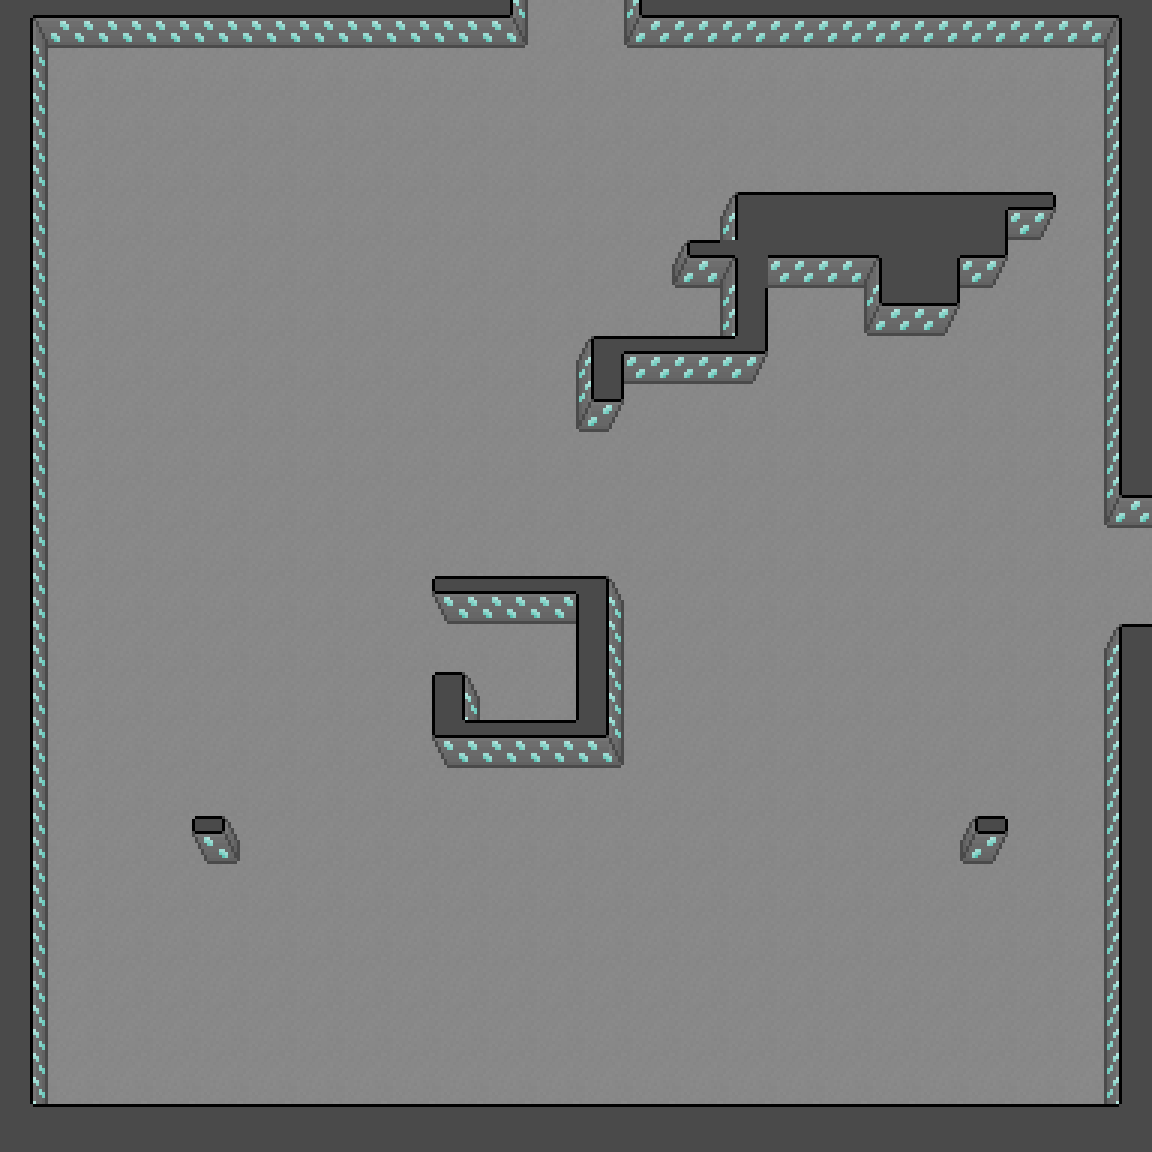

Rendered tile map (Tiled .tmx) drawn with the repository's tilesets; below, a short description and the full map source, tile grids included:
An orthogonal 24x24 tile map with 48x48 px tiles, 1 tile layer (Calque de Tuiles 1).

<map version="1.10" tiledversion="1.11.2" orientation="orthogonal" renderorder="right-up" width="24" height="24" tilewidth="48" tileheight="48" infinite="0" nextlayerid="2" nextobjectid="1">
 <tileset firstgid="1" source="tileset_city.tsx" />
 <layer id="1" name="Calque de Tuiles 1" width="24" height="24">
  <data encoding="csv">
35,64,64,64,64,64,64,64,64,64,65,1,1,27,28,28,28,28,28,28,28,28,28,36,
53,1,1,1,1,1,1,1,1,1,1,1,1,1,1,1,1,1,1,1,1,1,1,15,
53,1,1,1,1,1,1,1,1,1,1,1,1,1,1,1,1,1,1,1,1,1,1,15,
53,1,1,1,1,1,1,1,1,1,1,1,1,1,1,1,1,1,1,1,1,1,1,15,
53,1,1,1,1,1,1,1,1,1,1,1,1,1,1,3,4,4,4,4,9,33,1,15,
53,1,1,1,1,1,1,1,1,1,1,1,1,1,31,12,28,28,12,11,29,1,1,15,
53,1,1,1,1,1,1,1,1,1,1,1,1,1,1,18,1,1,19,29,1,1,1,15,
53,1,1,1,1,1,1,1,1,1,1,1,7,32,32,20,1,1,1,1,1,1,1,15,
53,1,1,1,1,1,1,1,1,1,1,1,30,1,1,1,1,1,1,1,1,1,1,15,
53,1,1,1,1,1,1,1,1,1,1,1,1,1,1,1,1,1,1,1,1,1,1,15,
53,1,1,1,1,1,1,1,1,1,1,1,1,1,1,1,1,1,1,1,1,1,1,27,
53,1,1,1,1,1,1,1,1,1,1,1,1,1,1,1,1,1,1,1,1,1,1,1,
53,1,1,1,1,1,1,1,1,43,44,44,56,1,1,1,1,1,1,1,1,1,1,1,
53,1,1,1,1,1,1,1,1,1,1,1,54,1,1,1,1,1,1,1,1,1,1,3,
53,1,1,1,1,1,1,1,1,42,1,1,54,1,1,1,1,1,1,1,1,1,1,15,
53,1,1,1,1,1,1,1,1,67,44,44,68,1,1,1,1,1,1,1,1,1,1,15,
53,1,1,1,1,1,1,1,1,1,1,1,1,1,1,1,1,1,1,1,1,1,1,15,
53,1,1,1,46,1,1,1,1,1,1,1,1,1,1,1,1,1,1,1,34,1,1,15,
53,1,1,1,1,1,1,1,1,1,1,1,1,1,1,1,1,1,1,1,1,1,1,15,
53,1,1,1,1,1,1,1,1,1,1,1,1,1,1,1,1,1,1,1,1,1,1,15,
53,1,1,1,1,1,1,1,1,1,1,1,1,1,1,1,1,1,1,1,1,1,1,15,
53,1,1,1,1,1,1,1,1,1,1,1,1,1,1,1,1,1,1,1,1,1,1,15,
53,1,1,1,1,1,1,1,1,1,1,1,1,1,1,1,1,1,1,1,1,1,1,15,
47,4,4,4,4,4,4,4,4,4,4,4,4,4,4,4,4,4,4,4,4,4,4,48
</data>
 </layer>
</map>
